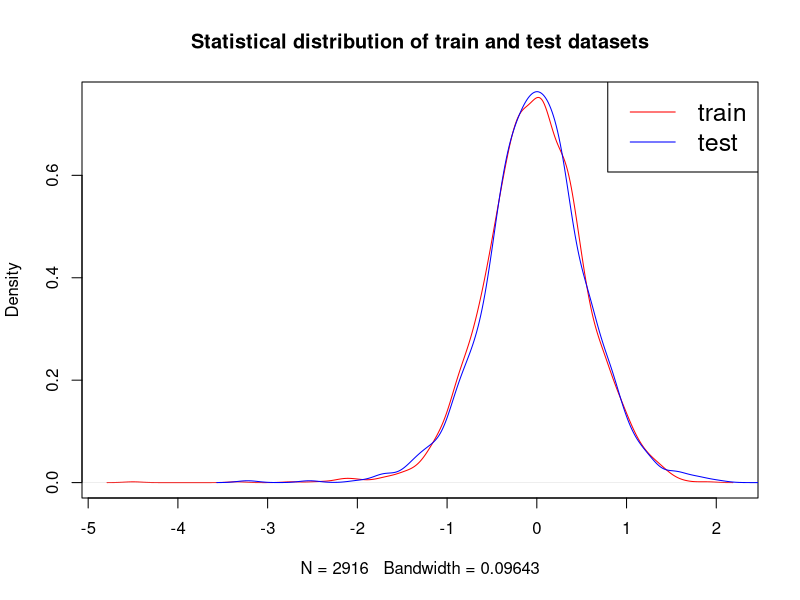

Here is the R script that generated this plot:
library(caret)

dat <- read.csv("data/dataproc.csv")

train.ind <- createDataPartition(1:nrow(dat), p = .75, list = FALSE)
train <- dat[ train.ind,]
test  <- dat[-train.ind,]

plot(density (log(train$OCSKGM)), col='red',
     main='Statistical distribution of train and test datasets')
lines(density(log(test$OCSKGM)), col='blue')
legend('topright', legend=c("train", "test"),
       col=c("red", "blue"), lty=1, cex=1.5)

write.csv(train, file="data/dat_train.csv", row.names = FALSE)
write.csv(test, file="data/dat_test.csv", row.names = FALSE)
